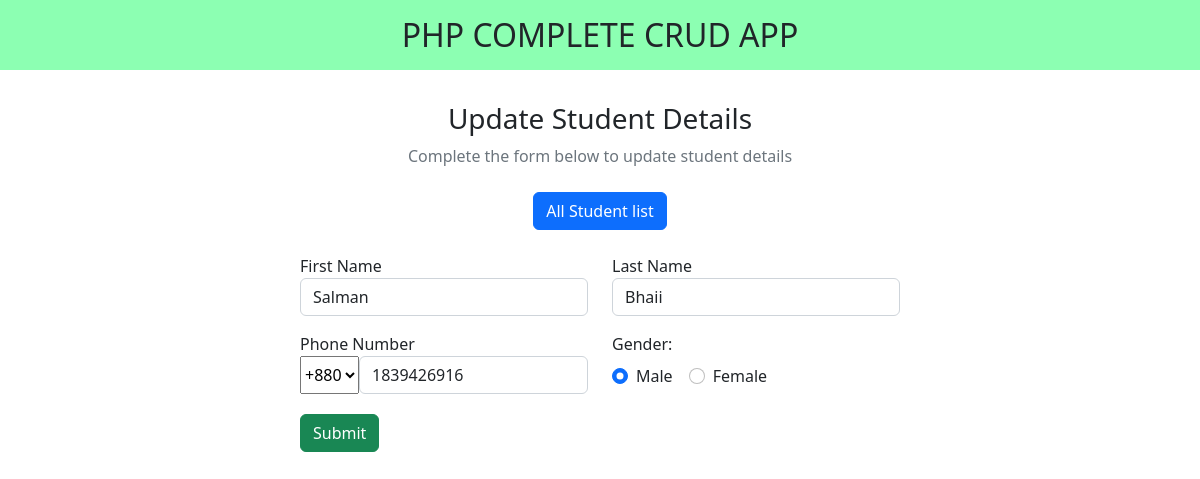
Screenshot of /update.php?id=21 with the database file from the repository.
### tables this page shows
CREATE TABLE `students` (
  `id` int(100) NOT NULL,
  `first` varchar(64) NOT NULL,
  `last` varchar(32) NOT NULL,
  `phone` int(10) NOT NULL,
  `gender` varchar(10) NOT NULL,
  `time` timestamp NOT NULL DEFAULT current_timestamp() ON UPDATE current_timestamp()
);

### update.php (the view, shortened to what this page needs)
<?php include_once("header.php");
$conn = mysqli_connect("localhost", "root", "", "students");
if ($conn) {
    $id = $_GET['id'];
    if (!isset($id)) {
        header("loaction: header.php");
    } else {
        $select_query = "SELECT * from `students` WHERE `id` = $id";
        $select = $conn->query($select_query);
        $data = $select->fetch_assoc();
    }
}
?>
<h2 class="text-uppercase text-center py-3" style="background: #00ff5573">php complete crud app</h1>
    <div class="container d-flex flex-column align-items-center justify-content-center">
        <h3 class="mt-4">Update Student Details</h3>
        <span class=" text-secondary">Complete the form below to update student details</span>
        <a href="./index.php" class="my-4"><button class="btn btn-primary">All Student list</button></a>
        <form method="post" style="width : 50vw; min-width: 300px">
            <div class="row">
                <div class="col">
                    <div class="form-group mb-3 has-validation">
                        <label for="first">First Name</label>
                        <input type="text" class="form-control <?= isset($errmsgf) ? 'is-invalid' : null ?>" id="first" aria-describedby="emailHelp" name="first" placeholder="Enter Student's First Name" autocomplete="off" value="<?=$data['first']?>">
                    </div>
                </div>
                <div class="col">
                    <div class="form-group mb-3">
                        <label for="last">Last Name</label>
                        <input type="text" class="form-control  <?= isset($errmsgl) ? 'is-invalid' : null ?>" id="last" aria-describedby="emailHelp" name="last" placeholder="Enter Student's Last Name" autocomplete="off" value="<?=$data['last']?>">
                    </div>
                </div>
            </div>
            <div class="row">
                <div class="col">
                    <div class="form-group mb-3">
                        <label for="phone">Phone Number</label>
                        <div class="d-flex">
                            <select>
                                <option selected>+880</option>
                            </select>
                            <input type="number" class="form-control <?= isset($errmsgp) ? 'is-invalid' : null ?>" id="phone" aria-describedby="emailHelp" name="phone" placeholder="Enter Student's Phone Number" autocomplete="off" value="<?=$data['phone']?>">
                        </div>
                    </div>
                </div>
                <div class="col">
                    <div class="mb-4">
                        <label for="" class="me-4 mb-2">Gender:</label>
                        <div class="d-flex">
                            <div class="form-check me-3">
                                <input class="form-check-input" type="radio" name="gender" id="flexRadioDefault1" value="Male" <?= (!isset($_POST['gender']) && $data['gender'] == 'Male') ? 'checked' : null?>>
                                <label class="form-check-label" for="flexRadioDefault1">
                                    Male
                                </label>
                            </div>
                            <div class="form-check">
                                <input class="form-check-input" type="radio" name="gender" id="flexRadioDefault2" value="Female" <?= (!isset($_POST['gender']) && $data['gender'] == 'Female') ? 'checked' : null?>>
                                <label class="form-check-label" for="flexRadioDefault2">
                                    Female
                                </label>
                            </div>
                        </div>
                    </div>
                </div>
            </div>
            <button type="submit" class="btn btn-success" name="sub1">Submit</button>
        </form>
    </div>
    <?php
    include_once("footer.php") ?>

### css/style.css (style rules this page uses)
*, *::before, *::after { box-sizing: border-box; }
a { text-decoration: none; }

### rows the page displays
students: first "Salman", last "Bhaii", phone "1839426916", gender "☑ Male", gender "☐ Female"
